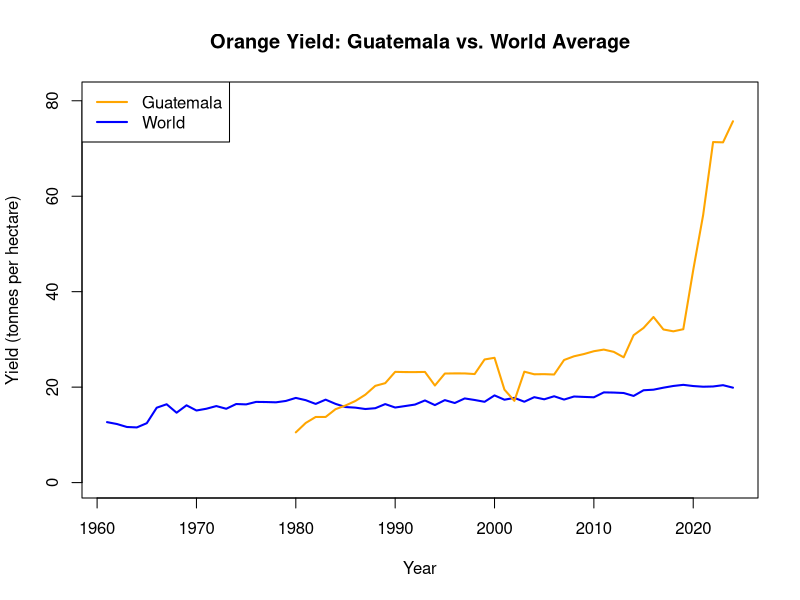
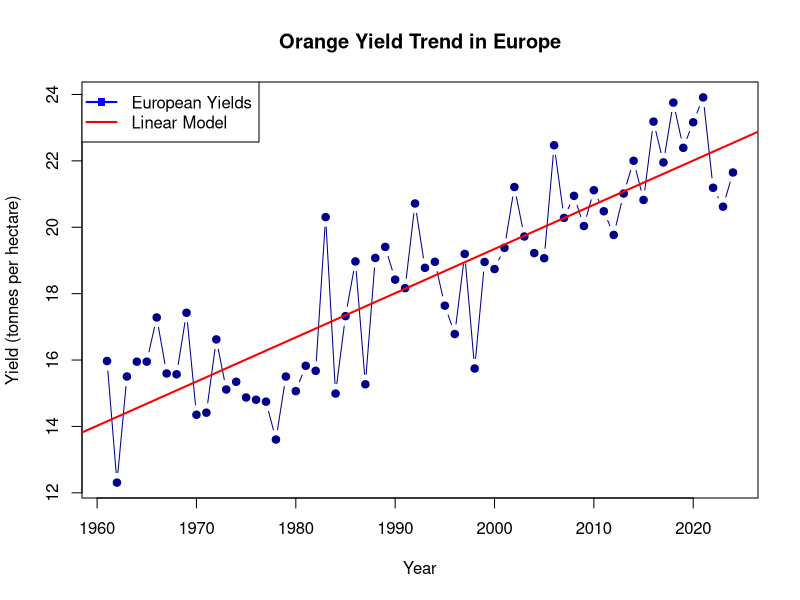
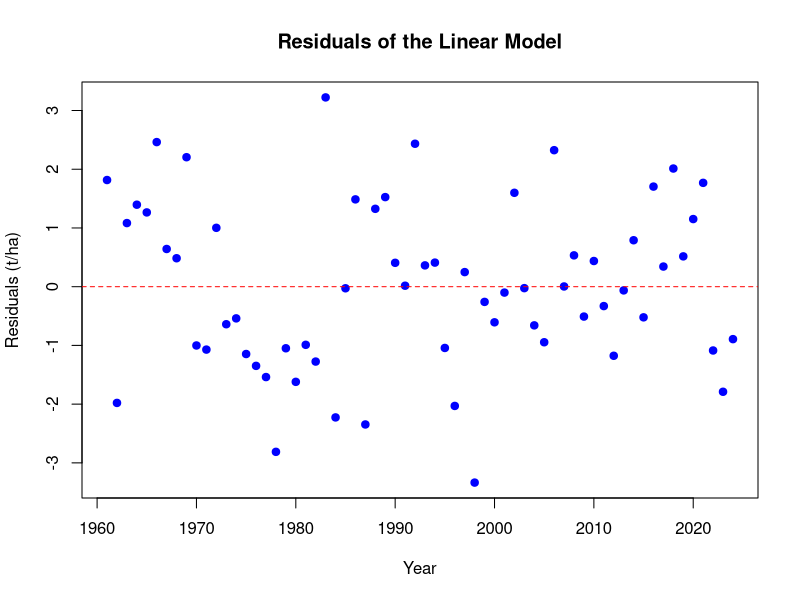

Generate these figures, in order, with R:
## ---- chunk 1
#| echo: false
#| message: false
#| warning: false
library(dplyr)
orange <- read.csv(file='orange-yields.csv', sep=',', dec='.')
orange <- rename(orange, Yield_t_per_ha = Oranges...Yield..tonnes.per.hectare.)
summary(orange)

## ---- chunk 2
#| echo: false
#| message: false
#| warning: false
library(dplyr)
orange_countries <- orange %>%
  filter(!is.na(Code) & nchar(Code) == 3) # Keep only countries with a 3-character ISO code

# Calculate mean yields by country
country_means <- orange_countries %>%
  group_by(Entity) %>%
  summarise(
    Average_Yield = mean(Yield_t_per_ha, na.rm = TRUE)
  ) %>%
  rename(Country = Entity)

# Extract top 3 highest and bottom 3 lowest average yields
top_3 <- country_means %>%
  arrange(desc(Average_Yield)) %>%
  head(3)

bottom_3 <- country_means %>%
  arrange(Average_Yield) %>%
  head(3)


cat(
  "=============================================\n",
  "  TOP 3 COUNTRIES WITH HIGHEST YIELDS        \n",
  "=============================================\n",
  sep = ""
)
print(as.data.frame(top_3))

cat(
  "\n=============================================\n",
  "  TOP 3 COUNTRIES WITH LOWEST YIELDS         \n",
  "=============================================\n",
  sep = ""
)
print(as.data.frame(bottom_3))
## ---- chunk 3
#| echo: false
#| label: fig-example
#| fig-cap: "Comparison of Orange yield between Guatemala and the World"
#| eval: true

guatemala <- subset(orange, Entity == "Guatemala")
world <- subset(orange, Entity == "World")

plot(
  world$Year, world$Yield_t_per_ha,
  type = "l", col = "blue", lwd = 2,
  ylim = c(0, max(guatemala$Yield_t_per_ha, na.rm = TRUE) + 5),
  xlab = "Year", ylab = "Yield (tonnes per hectare)",
  main = "Orange Yield: Guatemala vs. World Average"
)

lines(
  guatemala$Year, guatemala$Yield_t_per_ha,
  col = "orange", lwd = 2
)

legend(
  "topleft",
  legend = c("Guatemala", "World"),
  col = c("orange", "blue"),
  lwd = 2
)

## ---- chunk 4
#| echo: false
#| message: false
#| warning: false

orange_countries <- orange %>%
  filter(!is.na(Code) & nchar(Code) == 3)

country_means <- orange_countries %>%
  filter(Year >= 2010) %>%
  group_by(Entity) %>%
  summarise(
    Average_Yield = mean(Yield_t_per_ha, na.rm = TRUE)
  ) %>%
  rename(Country = Entity)

top_3 <- country_means %>%
  arrange(desc(Average_Yield)) %>%
  head(3)

bottom_3 <- country_means %>%
  arrange(Average_Yield) %>%
  head(3)

cat(
  "=============================================\n",
  "TOP 3 COUNTRIES WITH HIGHEST YIELDS SINCE 2010\n",
  "=============================================\n",
  sep = ""
)
print(as.data.frame(top_3))

cat(
  "\n=============================================\n",
  "TOP 3 COUNTRIES WITH LOWEST YIELDS SINCE 2010\n",
  "=============================================\n",
  sep = ""
)
print(as.data.frame(bottom_3))
## ---- chunk 5
#| echo: false
europe_data <- orange[orange$Entity=="Europe",]
## ---- chunk 6
lm_model <- lm(Yield_t_per_ha ~ Year, data = europe_data)
summary(lm_model)
## ---- chunk 7
#| echo: false
#| label: fig-lm
#| fig-cap: "Orange Yield Trend in Europe"
#| eval: true
#| 
plot(
  europe_data$Year, europe_data$Yield_t_per_ha,
  type = "b", pch = 19, col = "darkblue",
  xlab = "Year", ylab = "Yield (tonnes per hectare)",
  main = "Orange Yield Trend in Europe"
)

# 4. Add linear regression line
abline(lm_model, col = "red", lwd = 2)

legend(
  "topleft",
  legend = c("European Yields", "Linear Model"),
  col = c("blue", "red"),
  pch = c(15, NA),
  lwd = 2
)
## ---- chunk 8
#| echo: false
#| label: fig-res-lm
#| fig-cap: "Residuals from the linear model"
#| eval: true

plot(europe_data$Year, residuals(lm_model),
     xlab = "Year", 
     ylab = "Residuals (t/ha)",
     main = "Residuals of the Linear Model",
     pch = 19, col = "blue")
abline(h = 0, col = "red", lty = 2)
